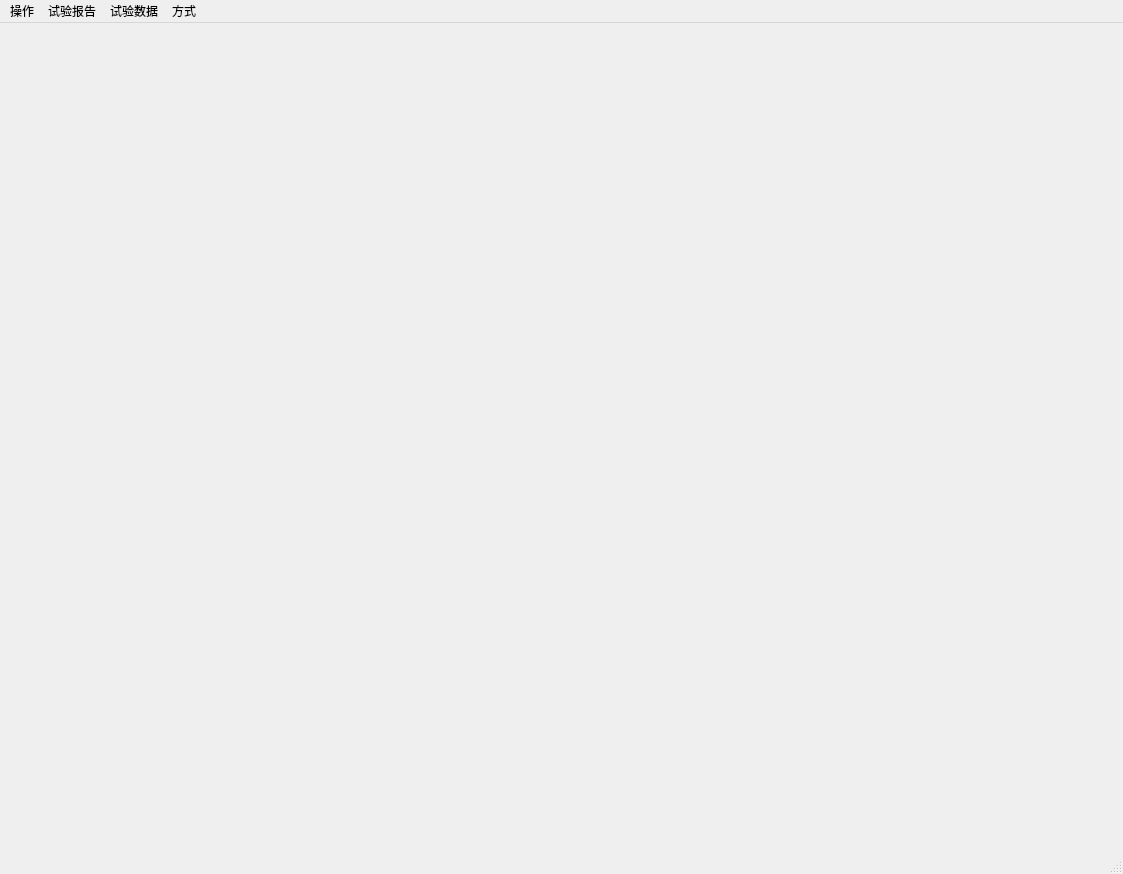
<?xml version="1.0" encoding="UTF-8"?>
<ui version="4.0">
 <class>MainWindow</class>
 <widget class="QMainWindow" name="MainWindow">
  <property name="geometry">
   <rect>
    <x>0</x>
    <y>0</y>
    <width>1123</width>
    <height>874</height>
   </rect>
  </property>
  <property name="windowTitle">
   <string>MainWindow</string>
  </property>
  <widget class="QWidget" name="centralwidget"/>
  <widget class="QMenuBar" name="menubar">
   <property name="geometry">
    <rect>
     <x>0</x>
     <y>0</y>
     <width>1123</width>
     <height>21</height>
    </rect>
   </property>
   <widget class="QMenu" name="menu">
    <property name="title">
     <string>操作</string>
    </property>
    <addaction name="parameter_setting"/>
    <addaction name="real_time_setting"/>
    <addaction name="auto_analysis"/>
    <addaction name="exit"/>
   </widget>
   <widget class="QMenu" name="menu_2">
    <property name="title">
     <string>试验报告</string>
    </property>
    <addaction name="open_report"/>
    <addaction name="modify_report"/>
    <addaction name="save_report"/>
    <addaction name="print_report"/>
    <addaction name="query_report"/>
   </widget>
   <widget class="QMenu" name="menu_3">
    <property name="title">
     <string>试验数据</string>
    </property>
    <addaction name="open_excel"/>
   </widget>
   <widget class="QMenu" name="menu_4">
    <property name="title">
     <string>方式</string>
    </property>
    <addaction name="offline_analysis"/>
   </widget>
   <addaction name="menu"/>
   <addaction name="menu_2"/>
   <addaction name="menu_3"/>
   <addaction name="menu_4"/>
  </widget>
  <widget class="QStatusBar" name="statusbar"/>
  <action name="parameter_setting">
   <property name="text">
    <string>参数设置</string>
   </property>
  </action>
  <action name="real_time_setting">
   <property name="text">
    <string>实时显示</string>
   </property>
  </action>
  <action name="auto_analysis">
   <property name="text">
    <string>自动分析</string>
   </property>
  </action>
  <action name="exit">
   <property name="text">
    <string>退出</string>
   </property>
  </action>
  <action name="open_report">
   <property name="text">
    <string>打开文件</string>
   </property>
  </action>
  <action name="modify_report">
   <property name="text">
    <string>修改报告</string>
   </property>
  </action>
  <action name="save_report">
   <property name="text">
    <string>保存</string>
   </property>
  </action>
  <action name="print_report">
   <property name="text">
    <string>打印</string>
   </property>
  </action>
  <action name="query_report">
   <property name="text">
    <string>历史报告查询</string>
   </property>
  </action>
  <action name="open_excel">
   <property name="text">
    <string>打开Excel</string>
   </property>
  </action>
  <action name="offline_analysis">
   <property name="text">
    <string>离线分析</string>
   </property>
  </action>
 </widget>
 <resources/>
 <connections/>
</ui>
